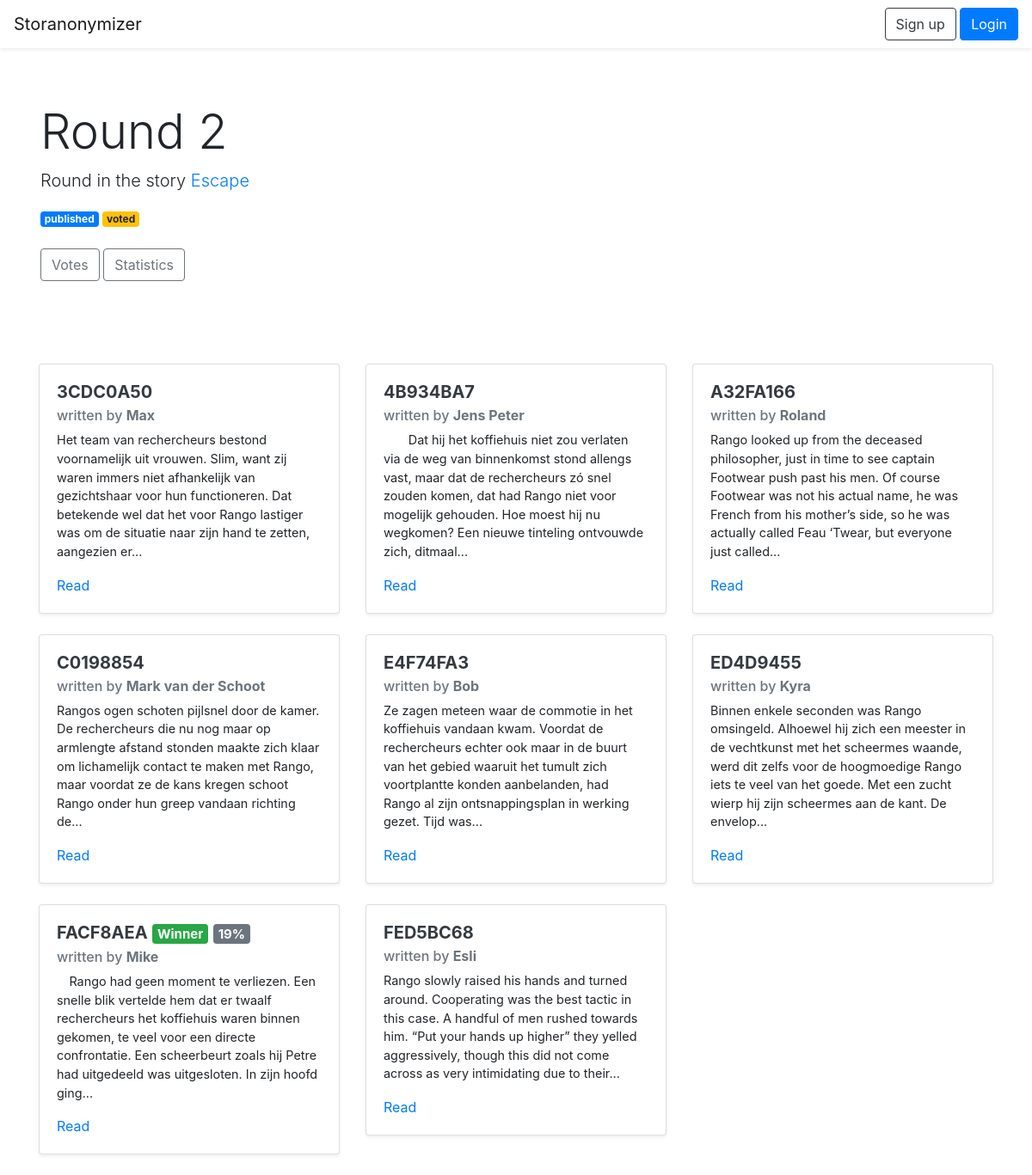
Screenshot of /round/AACE348B with the database file from the repository.
### storanonymizer/models.py (models this page shows, shortened)
class Round(db.Model):
    id = db.Column(db.Integer, primary_key=True)
    name = db.Column(db.String())
    code = db.Column(db.String(), unique=True)
    contributions = db.relationship("Contribution", backref="round", lazy="select")
    votes = db.relationship("Vote", backref="round", lazy="select")
    winning_contribution_id = db.Column(db.String())
    story_id = db.Column(db.Integer, db.ForeignKey("story.id"))
    public_authors = db.Column(db.Boolean(), default=False)
    public_contributions = db.Column(db.Boolean(), default=False)
    voting = db.Column(db.Boolean(), default=False)
    public_votes = db.Column(db.Boolean(), default=False)
    init_datetime = db.Column(db.DateTime())
    publish_datetime = db.Column(db.DateTime())
    vote_datetime = db.Column(db.DateTime())

class Story(db.Model):
    id = db.Column(db.Integer, primary_key=True)
    code = db.Column(db.String(), unique=True)
    name = db.Column(db.String())
    user_id = db.Column(db.Integer, db.ForeignKey("user.id"))
    rounds = db.relationship("Round", backref="story", lazy="select")

class Contribution(db.Model):
    id = db.Column(db.Integer, primary_key=True)
    code = db.Column(db.String(), unique=True)
    text = db.Column(db.Text())
    submission_datetime = db.Column(db.DateTime())
    votes = db.relationship("Vote", backref="contribution", lazy="select")
    author_id = db.Column(db.Integer, db.ForeignKey("user.id"))
    round_id = db.Column(db.Integer, db.ForeignKey("round.id"))

class User(db.Model):
    id = db.Column(db.Integer, primary_key=True)
    name = db.Column(db.String(80), unique=True)
    password_hash = db.Column(db.String(1024))
    stories = db.relationship("Story", backref="user", lazy="select")
    contributions = db.relationship("Contribution", backref="author", lazy="select")
    votes = db.relationship("Vote", backref="user", lazy="select")

### storanonymizer/views.py (the view)
@app.route("/round/<round_code>")
def round(round_code):
    round = models.Round.query.filter_by(code=round_code).first_or_404()
    contributions = models.Contribution.query.filter_by(round_id=round.id).order_by(models.Contribution.code).all()
    userHasContributed = False
    if current_user.is_authenticated:
        if models.Contribution.query.filter_by(round_id=round.id, author_id=current_user.id).first():
            userHasContributed = True
    chance = 0
    if round.public_votes:
        winning_score = -1
        for c in contributions:
            c.total_score = sum([vote.value for vote in c.votes])
            if c.id == int(round.winning_contribution_id):
                winning_score = c.total_score
        total_score = sum([c.total_score for c in contributions])
        chance = int((winning_score / total_score) * 100)
        print(f"{winning_score} / {total_score} = {chance}%")
    return render_template("round.html", round=round, contributions=contributions, userHasContributed=userHasContributed, chance=chance)

### storanonymizer/templates/round.html (shortened to what this page needs)
{% extends "base.html" %}
{% block content %}
<div class="jumbotron bg-white">
	<div class="container">
		<h1 class="display-4">{{ round.name }}</h1>
		<p class="lead">Round in the story <a href="{{ url_for('story', story_code=round.story.code) }}">{{ round.story.name }} </a></p>
		{% if round.public_contributions %}
		<span class="badge badge-primary">published</span>
		{% else %}
		<span class="badge badge-secondary">open</span>
		{% endif %}
		{% if round.public_votes %}
		<span class="badge badge-warning">voted</span>
		{% endif %}
		<br><br>
		{% if round.voting or round.public_votes %}
		<a class="btn btn-outline-secondary" href="{{ url_for('votes', round_code=round.code) }}">Votes</a>
		{% endif %}
		<a class="btn btn-outline-secondary" href="{{ url_for('round_statistics', round_code=round.code) }}">Statistics</a>
	</div>
</div>
<div class="container">
	{% if round.public_contributions %}
	{% if round.contributions|length > 0 %}
	<div class="row">
		{% for c in contributions %}
		<div class="col-12 col-md-6 col-lg-4 mb-4">
			<div class="card shadow-sm">
				<div class="card-body">
					<h5 class="card-title"><a class="text-dark font-weight-bold" href="{{ url_for('contribution', contribution_code=c.code) }}">
						{{ c.code }}</a>
						{% if round.public_votes and c.id == round.winning_contribution_id|int %}
						<span class="badge badge-success">Winner</span>
						<span class="badge badge-secondary">{{ chance }}%</span>
						{% endif %}
					</h5>
					{% if c.author.id == current_user.id %}
					<h6 class="card-subtitle mb-2 text-muted">written by me</h6>
					{% else %}
					{% if round.public_authors %}
					<h6 class="card-subtitle mb-2 text-muted">written by <span class="font-weight-bold">{{ c.author.name }}</span></h6>
					{% endif %}
					{% endif %}
					<p class="card-text" style="font-size: 0.9rem;">{{ c.text|truncate|safe }}</p>
					<a href="{{ url_for('contribution', contribution_code=c.code) }}" class="card-link">Read</a>
				</div>
			</div>
		</div>
		{% endfor %}
	</div>
	{% else %}
	<h6 class="alert alert-light text-center">No contributions submitted</h6>
	{% endif %}
	{% endif %}
</div>
{% endblock %}

### rows the page displays
Round: name "Round 2"
Story: story.name "Escape"
Contribution: code "3CDC0A50", author.name "Max", text "Het team van rechercheurs bestond voornamelijk uit vrouwen. Slim, want zij waren immers niet afhankelijk van gezichtshaar voor hun functioneren. Dat betekende wel dat het voor Rango lastiger was om de situatie naar zijn hand te zetten, aangezien er..."
Contribution: code "4B934BA7", author.name "Jens Peter", text "Dat hij het koffiehuis niet zou verlaten via de weg van binnenkomst stond allengs vast, maar dat de rechercheurs zó snel zouden komen, dat had Rango niet voor mogelijk gehouden. Hoe moest hij nu wegkomen? Een nieuwe tinteling ontvouwde zich, ditmaal..."
Contribution: code "A32FA166", author.name "Roland", text "Rango looked up from the deceased philosopher, just in time to see captain Footwear push past his men. Of course Footwear was not his actual name, he was French from his mother’s side, so he was actually called Feau ‘Twear, but everyone just called..."
Contribution: code "C0198854", author.name "Mark van der Schoot", text "Rangos ogen schoten pijlsnel door de kamer. De rechercheurs die nu nog maar op armlengte afstand stonden maakte zich klaar om lichamelijk contact te maken met Rango, maar voordat ze de kans kregen schoot Rango onder hun greep vandaan richting de..."
Contribution: code "E4F74FA3", author.name "Bob", text "Ze zagen meteen waar de commotie in het koffiehuis vandaan kwam. Voordat de rechercheurs echter ook maar in de buurt van het gebied waaruit het tumult zich voortplantte konden aanbelanden, had Rango al zijn ontsnappingsplan in werking gezet. Tijd was..."
Contribution: code "ED4D9455", author.name "Kyra", text "Binnen enkele seconden was Rango omsingeld. Alhoewel hij zich een meester in de vechtkunst met het scheermes waande, werd dit zelfs voor de hoogmoedige Rango iets te veel van het goede. Met een zucht wierp hij zijn scheermes aan de kant. De envelop..."
Contribution: code "FACF8AEA", chance "19", author.name "Mike", text "Rango had geen moment te verliezen. Een snelle blik vertelde hem dat er twaalf rechercheurs het koffiehuis waren binnen gekomen, te veel voor een directe confrontatie. Een scheerbeurt zoals hij Petre had uitgedeeld was uitgesloten. In zijn hoofd ging..."
Contribution: code "FED5BC68", author.name "Esli", text "Rango slowly raised his hands and turned around. Cooperating was the best tactic in this case. A handful of men rushed towards him. “Put your hands up higher” they yelled aggressively, though this did not come across as very intimidating due to their..."
